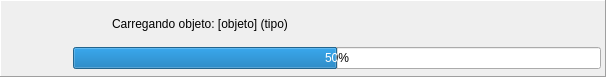
<?xml version="1.0" encoding="UTF-8"?>
<ui version="4.0">
 <class>ProgressoTarefa</class>
 <widget class="QDialog" name="ProgressoTarefa">
  <property name="geometry">
   <rect>
    <x>0</x>
    <y>0</y>
    <width>606</width>
    <height>77</height>
   </rect>
  </property>
  <property name="minimumSize">
   <size>
    <width>550</width>
    <height>77</height>
   </size>
  </property>
  <property name="maximumSize">
   <size>
    <width>16777215</width>
    <height>77</height>
   </size>
  </property>
  <property name="windowTitle">
   <string>Executando tarefas</string>
  </property>
  <property name="windowIcon">
   <iconset resource="../res/resources.qrc">
    <normaloff>:/icones/icones/pgsqlModeler48x48.png</normaloff>:/icones/icones/pgsqlModeler48x48.png</iconset>
  </property>
  <property name="modal">
   <bool>true</bool>
  </property>
  <layout class="QGridLayout" name="gridLayout_2">
   <property name="margin">
    <number>0</number>
   </property>
   <property name="spacing">
    <number>0</number>
   </property>
   <item row="0" column="0">
    <widget class="QFrame" name="frame">
     <property name="frameShape">
      <enum>QFrame::Panel</enum>
     </property>
     <property name="frameShadow">
      <enum>QFrame::Raised</enum>
     </property>
     <layout class="QHBoxLayout" name="horizontalLayout">
      <property name="spacing">
       <number>4</number>
      </property>
      <property name="margin">
       <number>4</number>
      </property>
      <item>
       <widget class="QLabel" name="label">
        <property name="sizePolicy">
         <sizepolicy hsizetype="Fixed" vsizetype="Fixed">
          <horstretch>0</horstretch>
          <verstretch>0</verstretch>
         </sizepolicy>
        </property>
        <property name="minimumSize">
         <size>
          <width>64</width>
          <height>64</height>
         </size>
        </property>
        <property name="maximumSize">
         <size>
          <width>64</width>
          <height>64</height>
         </size>
        </property>
        <property name="text">
         <string/>
        </property>
        <property name="textFormat">
         <enum>Qt::PlainText</enum>
        </property>
        <property name="pixmap">
         <pixmap resource="../res/resources.qrc">:/imagens/imagens/pgsqldbm_logo_grande.png</pixmap>
        </property>
        <property name="scaledContents">
         <bool>true</bool>
        </property>
        <property name="alignment">
         <set>Qt::AlignCenter</set>
        </property>
       </widget>
      </item>
      <item>
       <layout class="QGridLayout" name="gridLayout">
        <item row="0" column="1" colspan="3">
         <widget class="QLabel" name="texto_lbl">
          <property name="sizePolicy">
           <sizepolicy hsizetype="Expanding" vsizetype="Preferred">
            <horstretch>0</horstretch>
            <verstretch>0</verstretch>
           </sizepolicy>
          </property>
          <property name="font">
           <font>
            <italic>false</italic>
           </font>
          </property>
          <property name="text">
           <string>Carregando objeto: [objeto] (tipo)</string>
          </property>
         </widget>
        </item>
        <item row="1" column="0" colspan="4">
         <widget class="QProgressBar" name="progresso_pb">
          <property name="value">
           <number>50</number>
          </property>
          <property name="alignment">
           <set>Qt::AlignCenter</set>
          </property>
          <property name="invertedAppearance">
           <bool>false</bool>
          </property>
          <property name="format">
           <string notr="true">%p%</string>
          </property>
         </widget>
        </item>
        <item row="0" column="0">
         <widget class="QLabel" name="icone_lbl">
          <property name="sizePolicy">
           <sizepolicy hsizetype="Fixed" vsizetype="Fixed">
            <horstretch>0</horstretch>
            <verstretch>0</verstretch>
           </sizepolicy>
          </property>
          <property name="minimumSize">
           <size>
            <width>35</width>
            <height>32</height>
           </size>
          </property>
          <property name="maximumSize">
           <size>
            <width>35</width>
            <height>32</height>
           </size>
          </property>
          <property name="text">
           <string/>
          </property>
          <property name="alignment">
           <set>Qt::AlignCenter</set>
          </property>
          <property name="margin">
           <number>0</number>
          </property>
         </widget>
        </item>
       </layout>
      </item>
     </layout>
    </widget>
   </item>
  </layout>
 </widget>
 <resources>
  <include location="../res/resources.qrc"/>
 </resources>
 <connections/>
</ui>
